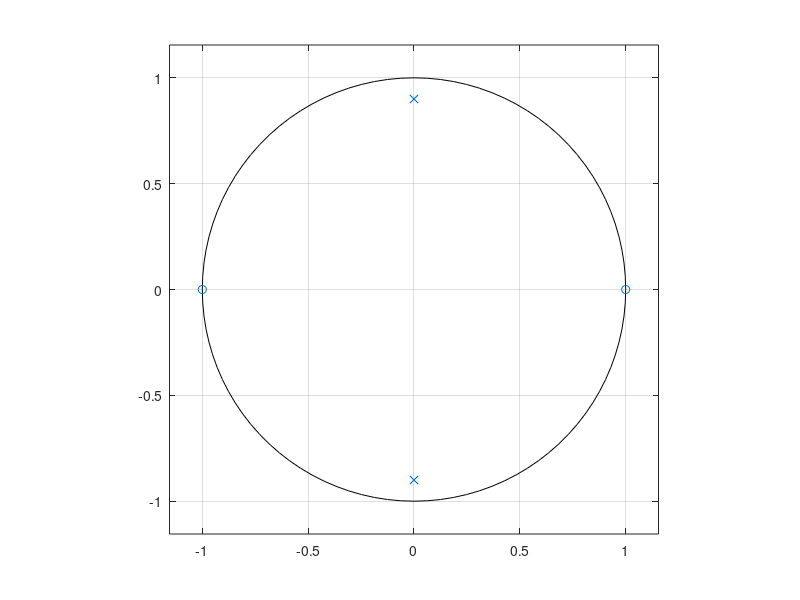
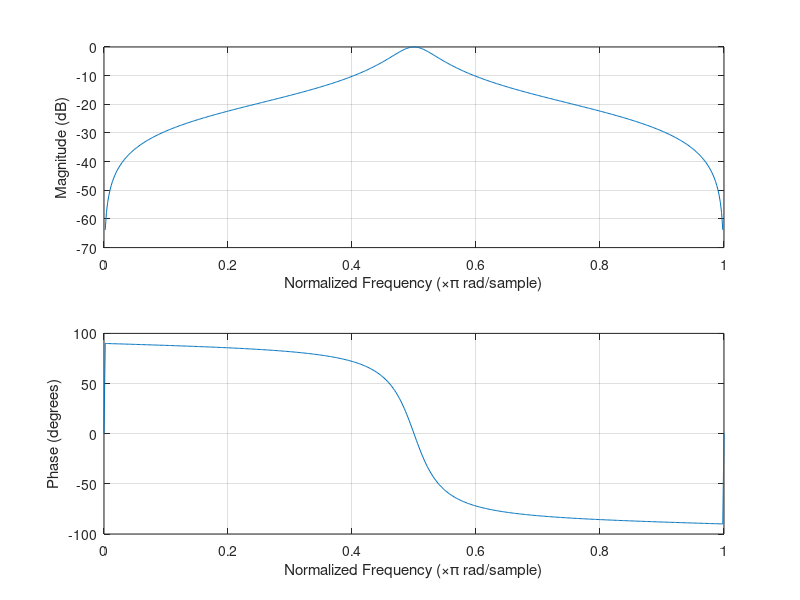
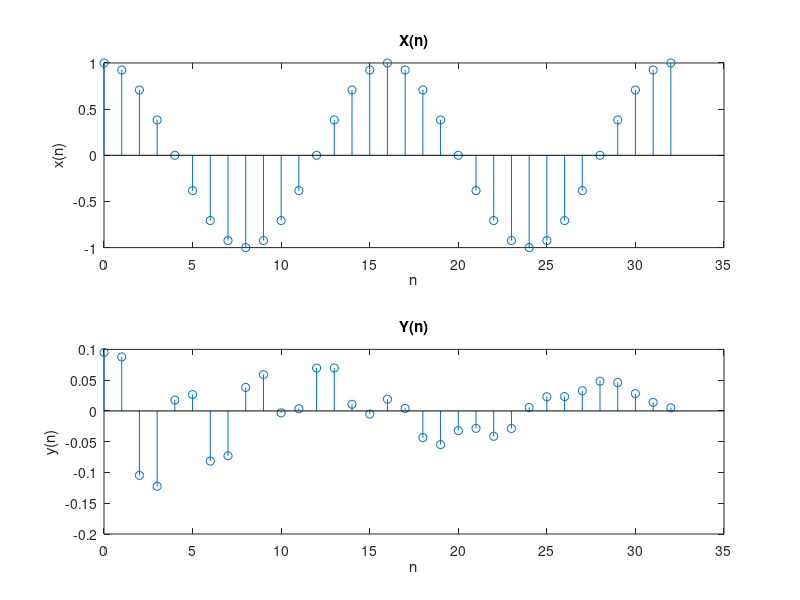
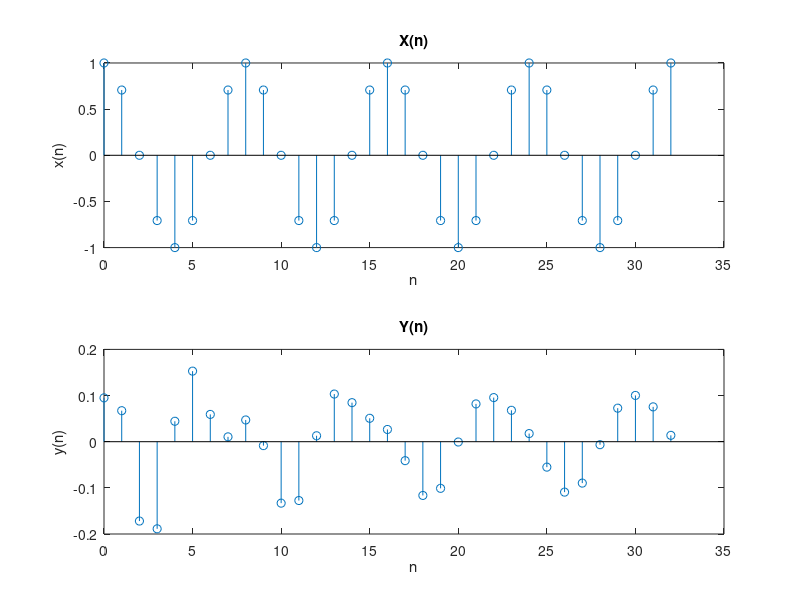

Here is the MATLAB script that generated these plots, in order: (Note: this script raises an error after producing the figures.)
close all
clear
clc

z = 1j;
b0 = (1+0.81*z^-2)/(1-z^-2);
num = b0*[1 0 -1];
den = [1 0 0.81];
figure();
zplane(num,den);
figure();
freqz(num,den);
type = "BPF";

n = 0:32;
x1 = cos(2*pi*n/16);
x2 = cos(2*pi*n/8);
x3 = cos(2*pi*n/4);
y1 = filter(num,den,x1);
y2 = filter(num,den,x2);
y3 = filter(num,den,x3);

%X1 response
figure('Name', 'X1 Response')
subplot(2,1,1)
stem(n,x1)
title 'X(n)'
xlabel n
ylabel x(n)
subplot(2,1,2)
stem(n,y1)
title 'Y(n)'
xlabel n
ylabel y(n)

%X2 response
figure('Name', 'X2 Response')
subplot(2,1,1)
stem(n,x2)
title 'X(n)'
xlabel n
ylabel x(n)
subplot(2,1,2)
stem(n,y2)
title 'Y(n)'
xlabel n
ylabel y(n)

%X3 response
figure('Name', 'X3 Response')
subplot(2,1,1)
stem(n,x3)
title 'X(n)'
xlabel n
ylabel x(n)
subplot(2,1,2)
stem(n,y3)
title 'Y(n)'
xlabel n
ylabel y(n)

%Read Music
[x,Fs] = audioread('hideaway.mp3');
original = audioplayer(x,Fs);

y = filter(num, den, x);
filtered = audioplayer(y,Fs);